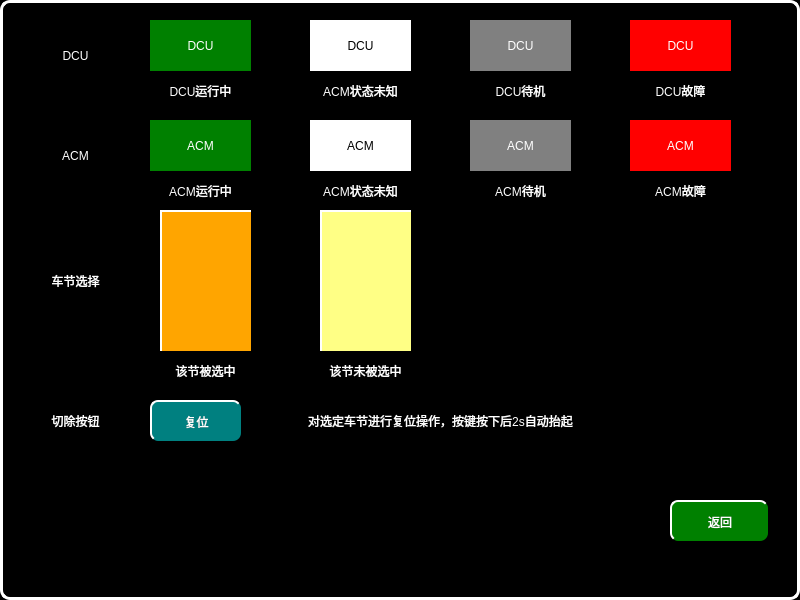
<?xml version="1.0" encoding="UTF-8"?>
<ui version="4.0">
 <class>VehicleResetHelpPage</class>
 <widget class="QWidget" name="VehicleResetHelpPage">
  <property name="geometry">
   <rect>
    <x>0</x>
    <y>0</y>
    <width>800</width>
    <height>600</height>
   </rect>
  </property>
  <property name="windowTitle">
   <string>Form</string>
  </property>
  <property name="styleSheet">
   <string notr="true">QWidget
{
	background-color:black;
}
QPushButton
{
	font: 20px, &quot;微软雅黑&quot;;
    color: white;
		border-radius:8px;
	background-color: rgb(0, 128, 0);
    border-top: 2px solid white;
	border-left: 2px solid white;

}

QLabel
{
	font: 20px, &quot;微软雅黑&quot;;
	color:white;
	background-color:black;
}</string>
  </property>
  <widget class="QLabel" name="label_12">
   <property name="geometry">
    <rect>
     <x>310</x>
     <y>120</y>
     <width>101</width>
     <height>51</height>
    </rect>
   </property>
   <property name="styleSheet">
    <string notr="true">font: 20px, &quot;微软雅黑&quot;;color: black;background-color: white;</string>
   </property>
   <property name="text">
    <string>ACM</string>
   </property>
   <property name="alignment">
    <set>Qt::AlignCenter</set>
   </property>
  </widget>
  <widget class="QLabel" name="label_28">
   <property name="geometry">
    <rect>
     <x>310</x>
     <y>350</y>
     <width>111</width>
     <height>41</height>
    </rect>
   </property>
   <property name="styleSheet">
    <string notr="true">	font: 16px, &quot;微软雅黑&quot;;
</string>
   </property>
   <property name="text">
    <string>该节未被选中</string>
   </property>
   <property name="alignment">
    <set>Qt::AlignCenter</set>
   </property>
  </widget>
  <widget class="QLabel" name="label_13">
   <property name="geometry">
    <rect>
     <x>130</x>
     <y>80</y>
     <width>141</width>
     <height>21</height>
    </rect>
   </property>
   <property name="styleSheet">
    <string notr="true">	font: 16px, &quot;微软雅黑&quot;;
</string>
   </property>
   <property name="text">
    <string>DCU运行中</string>
   </property>
   <property name="alignment">
    <set>Qt::AlignCenter</set>
   </property>
  </widget>
  <widget class="QLabel" name="label_24">
   <property name="geometry">
    <rect>
     <x>160</x>
     <y>350</y>
     <width>91</width>
     <height>41</height>
    </rect>
   </property>
   <property name="styleSheet">
    <string notr="true">	font: 16px, &quot;微软雅黑&quot;;
</string>
   </property>
   <property name="text">
    <string>该节被选中</string>
   </property>
   <property name="alignment">
    <set>Qt::AlignCenter</set>
   </property>
  </widget>
  <widget class="QLabel" name="label">
   <property name="geometry">
    <rect>
     <x>20</x>
     <y>40</y>
     <width>111</width>
     <height>31</height>
    </rect>
   </property>
   <property name="text">
    <string>DCU</string>
   </property>
   <property name="alignment">
    <set>Qt::AlignCenter</set>
   </property>
  </widget>
  <widget class="QLabel" name="label_22">
   <property name="geometry">
    <rect>
     <x>610</x>
     <y>180</y>
     <width>141</width>
     <height>21</height>
    </rect>
   </property>
   <property name="styleSheet">
    <string notr="true">	font: 16px, &quot;微软雅黑&quot;;
</string>
   </property>
   <property name="text">
    <string>ACM故障</string>
   </property>
   <property name="alignment">
    <set>Qt::AlignCenter</set>
   </property>
  </widget>
  <widget class="QLabel" name="label_15">
   <property name="geometry">
    <rect>
     <x>130</x>
     <y>180</y>
     <width>141</width>
     <height>21</height>
    </rect>
   </property>
   <property name="styleSheet">
    <string notr="true">	font: 16px, &quot;微软雅黑&quot;;
</string>
   </property>
   <property name="text">
    <string>ACM运行中</string>
   </property>
   <property name="alignment">
    <set>Qt::AlignCenter</set>
   </property>
  </widget>
  <widget class="QLabel" name="label_26">
   <property name="geometry">
    <rect>
     <x>450</x>
     <y>80</y>
     <width>141</width>
     <height>21</height>
    </rect>
   </property>
   <property name="styleSheet">
    <string notr="true">	font: 16px, &quot;微软雅黑&quot;;
</string>
   </property>
   <property name="text">
    <string>DCU待机</string>
   </property>
   <property name="alignment">
    <set>Qt::AlignCenter</set>
   </property>
  </widget>
  <widget class="QLabel" name="label_27">
   <property name="geometry">
    <rect>
     <x>320</x>
     <y>210</y>
     <width>91</width>
     <height>141</height>
    </rect>
   </property>
   <property name="styleSheet">
    <string notr="true">font: 20px, &quot;微软雅黑&quot;;color: white;background-color:rgb(255,255,133);border-top: 2px solid white;border-left: 2px solid white;</string>
   </property>
   <property name="text">
    <string/>
   </property>
   <property name="alignment">
    <set>Qt::AlignCenter</set>
   </property>
  </widget>
  <widget class="QLabel" name="label_32">
   <property name="geometry">
    <rect>
     <x>470</x>
     <y>120</y>
     <width>101</width>
     <height>51</height>
    </rect>
   </property>
   <property name="styleSheet">
    <string notr="true">font: 20px, &quot;微软雅黑&quot;;color: white;background-color: gray;</string>
   </property>
   <property name="text">
    <string>ACM</string>
   </property>
   <property name="alignment">
    <set>Qt::AlignCenter</set>
   </property>
  </widget>
  <widget class="QLabel" name="label_16">
   <property name="geometry">
    <rect>
     <x>150</x>
     <y>120</y>
     <width>101</width>
     <height>51</height>
    </rect>
   </property>
   <property name="styleSheet">
    <string notr="true">font: 20px, &quot;微软雅黑&quot;;color: white;background-color: green;</string>
   </property>
   <property name="text">
    <string>ACM</string>
   </property>
   <property name="alignment">
    <set>Qt::AlignCenter</set>
   </property>
  </widget>
  <widget class="QLabel" name="label_17">
   <property name="geometry">
    <rect>
     <x>290</x>
     <y>180</y>
     <width>141</width>
     <height>21</height>
    </rect>
   </property>
   <property name="styleSheet">
    <string notr="true">	font: 16px, &quot;微软雅黑&quot;;
</string>
   </property>
   <property name="text">
    <string>ACM状态未知</string>
   </property>
   <property name="alignment">
    <set>Qt::AlignCenter</set>
   </property>
  </widget>
  <widget class="QLabel" name="label_25">
   <property name="geometry">
    <rect>
     <x>470</x>
     <y>20</y>
     <width>101</width>
     <height>51</height>
    </rect>
   </property>
   <property name="styleSheet">
    <string notr="true">font: 20px, &quot;微软雅黑&quot;;color:white;background-color:gray
</string>
   </property>
   <property name="text">
    <string>DCU</string>
   </property>
   <property name="alignment">
    <set>Qt::AlignCenter</set>
   </property>
  </widget>
  <widget class="QLabel" name="label_14">
   <property name="geometry">
    <rect>
     <x>290</x>
     <y>80</y>
     <width>141</width>
     <height>21</height>
    </rect>
   </property>
   <property name="styleSheet">
    <string notr="true">	font: 16px, &quot;微软雅黑&quot;;
</string>
   </property>
   <property name="text">
    <string>ACM状态未知</string>
   </property>
   <property name="alignment">
    <set>Qt::AlignCenter</set>
   </property>
  </widget>
  <widget class="QLabel" name="label_20">
   <property name="geometry">
    <rect>
     <x>160</x>
     <y>210</y>
     <width>91</width>
     <height>141</height>
    </rect>
   </property>
   <property name="styleSheet">
    <string notr="true">font: 20px, &quot;微软雅黑&quot;;color: white;background-color:orange;border-top: 2px solid white;border-left: 2px solid white;</string>
   </property>
   <property name="text">
    <string/>
   </property>
   <property name="alignment">
    <set>Qt::AlignCenter</set>
   </property>
  </widget>
  <widget class="QLabel" name="label_2">
   <property name="geometry">
    <rect>
     <x>20</x>
     <y>140</y>
     <width>111</width>
     <height>31</height>
    </rect>
   </property>
   <property name="text">
    <string>ACM</string>
   </property>
   <property name="alignment">
    <set>Qt::AlignCenter</set>
   </property>
  </widget>
  <widget class="QLabel" name="label_18">
   <property name="geometry">
    <rect>
     <x>250</x>
     <y>400</y>
     <width>381</width>
     <height>41</height>
    </rect>
   </property>
   <property name="styleSheet">
    <string notr="true">	font: 16px, &quot;微软雅黑&quot;;
</string>
   </property>
   <property name="text">
    <string>对选定车节进行复位操作，按键按下后2s自动抬起</string>
   </property>
   <property name="alignment">
    <set>Qt::AlignCenter</set>
   </property>
  </widget>
  <widget class="QLabel" name="label_11">
   <property name="geometry">
    <rect>
     <x>310</x>
     <y>20</y>
     <width>101</width>
     <height>51</height>
    </rect>
   </property>
   <property name="styleSheet">
    <string notr="true">font: 20px, &quot;微软雅黑&quot;;color:black;background-color:white
</string>
   </property>
   <property name="text">
    <string>DCU</string>
   </property>
   <property name="alignment">
    <set>Qt::AlignCenter</set>
   </property>
  </widget>
  <widget class="QLabel" name="label_23">
   <property name="geometry">
    <rect>
     <x>630</x>
     <y>120</y>
     <width>101</width>
     <height>51</height>
    </rect>
   </property>
   <property name="styleSheet">
    <string notr="true">font: 20px, &quot;微软雅黑&quot;;color: white;background-color: red;</string>
   </property>
   <property name="text">
    <string>ACM</string>
   </property>
   <property name="alignment">
    <set>Qt::AlignCenter</set>
   </property>
  </widget>
  <widget class="QLabel" name="label_19">
   <property name="geometry">
    <rect>
     <x>150</x>
     <y>400</y>
     <width>91</width>
     <height>41</height>
    </rect>
   </property>
   <property name="styleSheet">
    <string notr="true">font: 20px, &quot;微软雅黑&quot;;color: white;background-color: rgb(0, 128, 128);border-top: 2px solid white;border-left: 2px solid white;		border-radius:8px;
</string>
   </property>
   <property name="text">
    <string>复位</string>
   </property>
   <property name="alignment">
    <set>Qt::AlignCenter</set>
   </property>
  </widget>
  <widget class="QLabel" name="label_33">
   <property name="geometry">
    <rect>
     <x>450</x>
     <y>180</y>
     <width>141</width>
     <height>21</height>
    </rect>
   </property>
   <property name="styleSheet">
    <string notr="true">	font: 16px, &quot;微软雅黑&quot;;
</string>
   </property>
   <property name="text">
    <string>ACM待机</string>
   </property>
   <property name="alignment">
    <set>Qt::AlignCenter</set>
   </property>
  </widget>
  <widget class="QPushButton" name="pushButton">
   <property name="geometry">
    <rect>
     <x>670</x>
     <y>500</y>
     <width>98</width>
     <height>41</height>
    </rect>
   </property>
   <property name="focusPolicy">
    <enum>Qt::NoFocus</enum>
   </property>
   <property name="text">
    <string>返回</string>
   </property>
  </widget>
  <widget class="QLabel" name="label_3">
   <property name="geometry">
    <rect>
     <x>20</x>
     <y>250</y>
     <width>111</width>
     <height>61</height>
    </rect>
   </property>
   <property name="text">
    <string>车节选择</string>
   </property>
   <property name="alignment">
    <set>Qt::AlignCenter</set>
   </property>
  </widget>
  <widget class="QLabel" name="label_98">
   <property name="geometry">
    <rect>
     <x>0</x>
     <y>0</y>
     <width>800</width>
     <height>600</height>
    </rect>
   </property>
   <property name="styleSheet">
    <string notr="true">border:3px solid white;
border-radius:10px</string>
   </property>
   <property name="text">
    <string/>
   </property>
   <property name="alignment">
    <set>Qt::AlignCenter</set>
   </property>
  </widget>
  <widget class="QLabel" name="label_4">
   <property name="geometry">
    <rect>
     <x>20</x>
     <y>400</y>
     <width>111</width>
     <height>41</height>
    </rect>
   </property>
   <property name="text">
    <string>切除按钮</string>
   </property>
   <property name="alignment">
    <set>Qt::AlignCenter</set>
   </property>
  </widget>
  <widget class="QLabel" name="label_10">
   <property name="geometry">
    <rect>
     <x>150</x>
     <y>20</y>
     <width>101</width>
     <height>51</height>
    </rect>
   </property>
   <property name="styleSheet">
    <string notr="true">font: 20px, &quot;微软雅黑&quot;;color:white;background-color:green</string>
   </property>
   <property name="text">
    <string>DCU</string>
   </property>
   <property name="alignment">
    <set>Qt::AlignCenter</set>
   </property>
  </widget>
  <widget class="QLabel" name="label_34">
   <property name="geometry">
    <rect>
     <x>630</x>
     <y>20</y>
     <width>101</width>
     <height>51</height>
    </rect>
   </property>
   <property name="styleSheet">
    <string notr="true">font: 20px, &quot;微软雅黑&quot;;color: white;background-color: red;</string>
   </property>
   <property name="text">
    <string>DCU</string>
   </property>
   <property name="alignment">
    <set>Qt::AlignCenter</set>
   </property>
  </widget>
  <widget class="QLabel" name="label_35">
   <property name="geometry">
    <rect>
     <x>610</x>
     <y>80</y>
     <width>141</width>
     <height>21</height>
    </rect>
   </property>
   <property name="styleSheet">
    <string notr="true">	font: 16px, &quot;微软雅黑&quot;;
</string>
   </property>
   <property name="text">
    <string>DCU故障</string>
   </property>
   <property name="alignment">
    <set>Qt::AlignCenter</set>
   </property>
  </widget>
  <zorder>label_98</zorder>
  <zorder>label_12</zorder>
  <zorder>label_28</zorder>
  <zorder>label_13</zorder>
  <zorder>label_24</zorder>
  <zorder>label</zorder>
  <zorder>label_22</zorder>
  <zorder>label_15</zorder>
  <zorder>label_26</zorder>
  <zorder>label_27</zorder>
  <zorder>label_32</zorder>
  <zorder>label_16</zorder>
  <zorder>label_17</zorder>
  <zorder>label_25</zorder>
  <zorder>label_14</zorder>
  <zorder>label_20</zorder>
  <zorder>label_2</zorder>
  <zorder>label_18</zorder>
  <zorder>label_11</zorder>
  <zorder>label_23</zorder>
  <zorder>label_19</zorder>
  <zorder>label_33</zorder>
  <zorder>pushButton</zorder>
  <zorder>label_3</zorder>
  <zorder>label_4</zorder>
  <zorder>label_10</zorder>
  <zorder>label_34</zorder>
  <zorder>label_35</zorder>
 </widget>
 <resources/>
 <connections/>
</ui>
